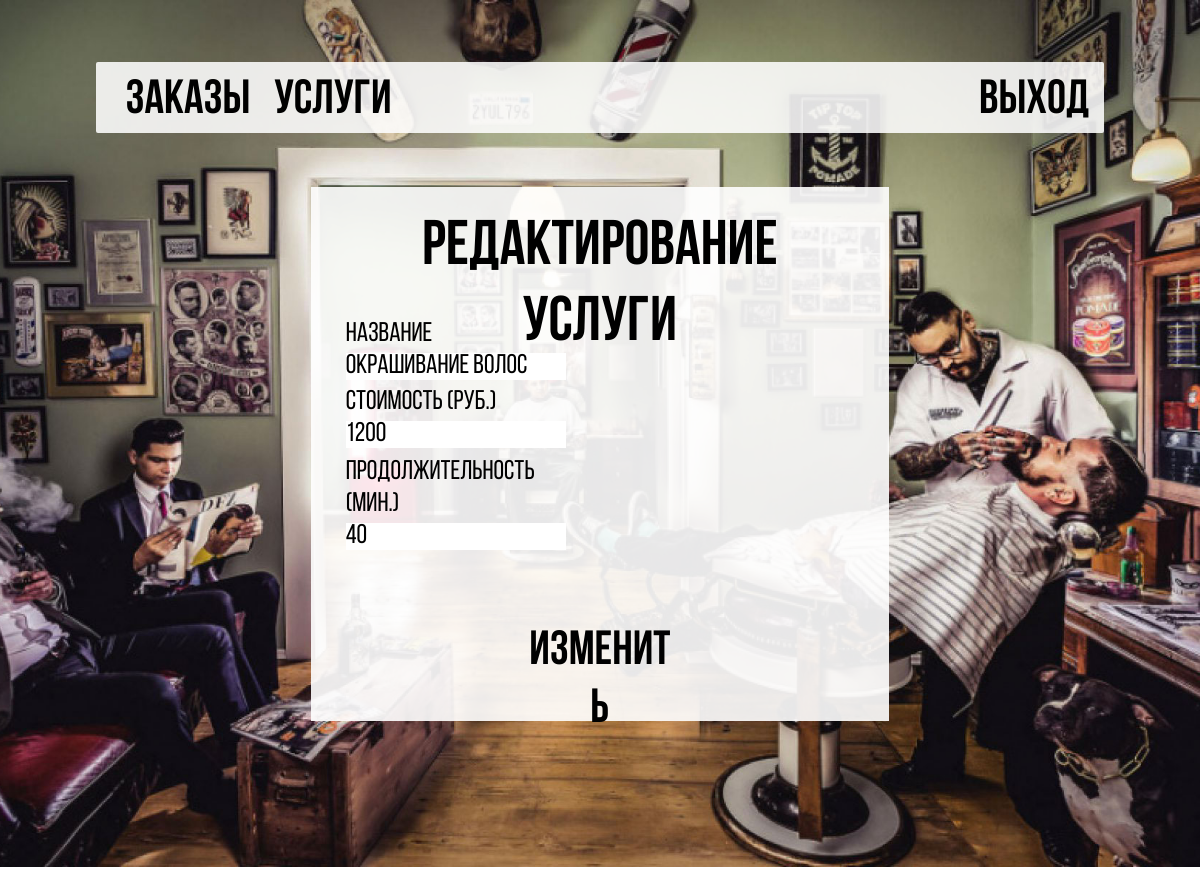
The app's page /edit_service.html/3 with its own data.
### courseapp/models.py (models this page shows)
class Service(models.Model):
    name = models.CharField(max_length=30)
    price = models.IntegerField(default=0)
    lead_time = models.IntegerField(default=0)

### courseapp/views.py (the view, shortened to what this page needs)
# urls.py: path('edit_service.html/<int:service_id>', EditService.as_view()),
class EditService(View):
    def get(self, request, service_id):
        service = get_service_by_id(service_id)
        context = {
            "service": service,
        }
        return render(request, 'edit_service.html', context=context)

### courseapp/pythonScripts/getData.py (called while the page is built)
def get_service_by_id(service_id):
    service = Service.objects.get(id=service_id)
    return service

### courseapp/templates/edit_service.html (shortened to what this page needs)
<!DOCTYPE html>
<html class="nojs html css_verticalspacer" lang="ru-RU">
 <head>
  <link rel="stylesheet" type="text/css" href="../static/css/site_global.css?crc=444006867"/>
  <link rel="stylesheet" type="text/css" href="../static/css/edit_service.css?crc=449565911" id="pagesheet"/>
 </head>
 <body>
  <div class="clearfix borderbox" id="page">
   <div class="browser_width colelem" id="u1957-bw">
    <div class="museBGSize" id="u1957">
     <div class="clearfix" id="u1957_align_to_page">
      <div class="clearfix colelem" id="pu1956">
       <div class="grpelem" id="u1956"></div>
       <a class="nonblock nontext clearfix grpelem" id="u1964-4" href="index.html"><p id="u1964-2">заказы</p></a>
       <a class="nonblock nontext clearfix grpelem" id="u1960-4" href="index.html"><p id="u1960-2">услуги</p></a>
       <a class="nonblock nontext transition grpelem" id="u1959" href="../admin_page.html"></a>
       <a class="nonblock nontext transition grpelem" id="u1954" href="../admin_page_services.html"></a>
       <div class="clearfix grpelem" id="u1968-4">
        <p id="u1968-2">выход</p>
       </div>
       <a class="nonblock nontext transition grpelem" id="u1970" href="/"></a>
      </div>
      <form method="post" action="">
      <div class="clearfix colelem" id="pu1967">
       <div class="grpelem" id="u1967"></div>
       <div class="clearfix grpelem" id="u1971-4">
        <p id="u1971-2">редактирование услуги</p>
       </div>
       <div class="clearfix grpelem" id="u1955-4">
        <p><span id="u1955">название</span></p>
        <input type="text" name="service_name" id="service_name" value="{{ service.name }}">
       </div>
       <div class="clearfix grpelem" id="u1963-4">
        <p><span id="u1963">стоимость (руб.)</span></p>
        <input type="number" name="service_price" id="service_price" value="{{ service.price }}">
       </div>
       <div class="clearfix grpelem" id="u1962-4">
        <p><span id="u1962">продолжительность (мин.)</span></p>
        <input type="number" name="service_dur" id="service_dur" value="{{ service.lead_time }}">
       </div>
       <div class="nonblock nontext clearfix grpelem" id="u1966-4"><p id="u1966-2">изменить</p></div>
       <input type="submit" class="nonblock nontext transition grpelem" id="u1965" value="">
      </div>
      </form>
     </div>
    </div>
   </div>
  </div>
   </body>
</html>

### courseapp/static/css/site_global.css (style rules this page uses)
html { min-height: 100%; min-width: 100%; -ms-text-size-adjust: none; }
body, div, dl, dt, dd, ul, ol, li, nav, h1, h2, h3, h4, h5, h6, pre, code, form, fieldset, legend, input, button, textarea, p, blockquote, th, td, a { margin: 0px; padding: 0px; border-width: 0px; border-style: solid; border-color: transparent; -webkit-transform-origin: left top; -ms-transform-origin: left top; -o-transform-origin: left top; transform-origin: left top; background-repeat: no-repeat; }
.transition { -webkit-transition-property: background-image, background-position, background-color, border-color, border-radius, color, font-size, font-style, font-weight, letter-spacing, line-height, text-align, box-shadow, text-shadow, opacity; transition-property: background-image, background-position, background-color, border-color, border-radius, color, font-size, font-style, font-weight, letter-spacing, line-height, text-align, box-shadow, text-shadow, opacity; }
input, button, textarea, select, optgroup, option { font-family: inherit; font-size: inherit; font-style: inherit; font-weight: inherit; }
body { font-family: Arial, Helvetica Neue, Helvetica, sans-serif; text-align: left; font-size: 14px; line-height: 17px; word-wrap: break-word; text-rendering: optimizeLegibility; -moz-font-feature-settings: 'liga'; -ms-font-feature-settings: 'liga'; -webkit-font-feature-settings: 'liga'; font-feature-settings: 'liga'; }
a:link { color: #0000FF; text-decoration: underline; }
a.nontext { color: black; text-decoration: none; font-style: normal; font-weight: normal; }
.colelem { display: inline; float: left; clear: both; }
.clearfix:after { content: "\0020"; visibility: hidden; display: block; height: 0px; clear: both; }
.MenuBar .SubMenuVisible, .MenuBarVertical .SubMenuVisible, .MenuBar .SubMenu .SubMenuVisible, .popup_element.Active, span.actAsPara, .actAsDiv, a.nonblock.nontext, img.block { display: block; }
.borderbox { -moz-box-sizing: border-box; -webkit-box-sizing: border-box; -ms-box-sizing: border-box; box-sizing: border-box; }
.browser_width>* { position: absolute; left: 0px; right: 0px; }
.grpelem, .accordion_wrapper { display: inline; float: left; }
p, h1, h2, h3, h4, h5, h6, ol, ul, span.actAsPara { max-height: 1000000px; }
@media screen and (-webkit-min-device-pixel-ratio:0) { body { text-rendering: auto; } }

### records on screen
Service: service_name "окрашивание волос", service_price "1200", service_dur "40"
